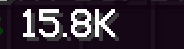
#> input picture samples/15.8K.png, 184 x 49 px; the run also reads 1 picture not shown here
$ python test_ocr.py
#> lines starting #> are read from the running program, lines starting #| are printed output that depends on the picture; after the words box and inside, x2 and y2 are one past the last pixel; in counts of white or black regions, pixels touching at a corner belong together
### mcfont.py
"""
mcfont.py
Reads Minecraft's bitmap font straight off the resource pack's ascii.png
atlas and turns it into a lookup table of exact glyph bitmaps.

Why this exists instead of Tesseract: the game draws text by blitting fixed
glyph bitmaps from this very atlas and scaling them by an integer GUI scale.
So the pixels on screen are the atlas pixels, just bigger. Recognising them
is a dictionary lookup, not a machine-learning problem — which is why the
old OCR path needed seven thresholds, two page-segmentation modes, a
majority vote and a hand-written decimal-recovery pass and still got
"27.1k" wrong as "271k".

The atlas is a 16x16 grid of glyph cells, indexed by codepage-437 byte, so
cell (code // 16, code % 16) holds character `chr(code)`. Vanilla ships a
128x128 atlas (8x8 cells); high-res packs like Font+ ship 256x256 (16x16
cells) or larger. Either works: what matters is the glyph's *shape*, so we
build a table per power-of-two reduction of the cell and let the reader pick
whichever one the on-screen text actually matches.
"""

import os
import sys

import numpy as np
from PIL import Image

# Searched in order, first hit wins. The pack folder comes first so the
# user's own font is preferred over any vanilla atlas lying around.
FONT_SEARCH_PATHS = (
    os.path.join("Font+", "assets", "minecraft", "textures", "font", "ascii.png"),
    os.path.join("assets", "minecraft", "textures", "font", "ascii.png"),
    "ascii.png",
)

# Printable ASCII, not just digits and suffixes: the capture box normally
# covers the whole tooltip, so the item name and seller have to be readable
# too, otherwise they come out as '?' next to the price. Lookalikes ('O' vs
# '0', 'l' vs '1') aren't a risk here the way they are for OCR - their
# bitmaps genuinely differ, so they cannot be confused.
CHARSET = "".join(chr(c) for c in range(0x21, 0x7F))

_GRID = 16


def _rank(ch):
    """Tie-break order for identical glyphs: digits, then letters, then the
    rest."""
    if ch.isdigit():
        return 0
    if ch.isalpha():
        return 1
    return 2


def _base_dirs():
    """Where to look for the pack, nearest first.

    In a PyInstaller build the bundled copy unpacks to a temp folder, but
    the folder holding the .exe is checked first so dropping a different
    resource pack next to the program overrides the built-in one without
    needing a new build.
    """
    dirs = []
    if getattr(sys, "frozen", False):
        dirs.append(os.path.dirname(os.path.abspath(sys.executable)))
        dirs.append(getattr(sys, "_MEIPASS", ""))
    dirs.append(os.path.dirname(os.path.abspath(__file__)))
    return [d for d in dirs if d]


def find_atlas(base_dir=None):
    """Absolute path of the font atlas, or None if no atlas is bundled."""
    bases = [base_dir] if base_dir else _base_dirs()
    for base in bases:
        for rel in FONT_SEARCH_PATHS:
            path = os.path.join(base, rel)
            if os.path.exists(path):
                return path
    return None


def _atlas_mask(path):
    """Boolean array of the atlas: True where a glyph has ink."""
    img = Image.open(path).convert("RGBA")
    arr = np.asarray(img)
    # Glyph pixels are opaque white; the rest of the cell is transparent.
    # Some packs use a black-but-opaque background, so require brightness too.
    return (arr[:, :, 3] > 128) & (arr[:, :, :3].max(axis=2) > 64)


def _tight(bitmap):
    """(trimmed bitmap, rows of blank space above it), or None if blank."""
    rows = np.nonzero(bitmap.any(axis=1))[0]
    cols = np.nonzero(bitmap.any(axis=0))[0]
    if len(rows) == 0 or len(cols) == 0:
        return None
    return bitmap[rows.min():rows.max() + 1, cols.min():cols.max() + 1], int(rows.min())


def reduce_bitmap(bitmap, factor):
    """Downscale a boolean bitmap by an integer factor (majority per block)."""
    if factor == 1:
        return bitmap
    h = (bitmap.shape[0] // factor) * factor
    w = (bitmap.shape[1] // factor) * factor
    if h == 0 or w == 0:
        return None
    block = bitmap[:h, :w].reshape(h // factor, factor, w // factor, factor)
    return block.mean(axis=(1, 3)) > 0.5


def key(bitmap, top):
    """Hashable form of a glyph: its bitmap plus how far below the top of
    the line it sits, e.g. "6@##|##" for a period.

    Height matters because several glyphs are the same shape at different
    heights - a comma is an apostrophe pushed to the baseline, a period is
    the bottom half of a colon. Keying on shape alone makes them collide
    and both get dropped, and losing ',' would break prices like 1,234k.
    """
    shape = "|".join("".join("#" if v else "." for v in row) for row in bitmap)
    return f"{top}@{shape}"


def build_tables(atlas_path, charset=CHARSET):
    """
    {reduction_factor: {glyph_key: character}} for every power-of-two
    reduction of the atlas cell.

    A pack whose cells are 16px (Font+) renders at 8 logical px in game, so
    on screen its glyphs are the cell reduced by 2 and then multiplied by
    the GUI scale. Rather than hard-coding that relationship (which changes
    with pack resolution and Minecraft version), we build every reduction
    and let read time pick the one that matches.
    """
    mask = _atlas_mask(atlas_path)
    cell = mask.shape[0] // _GRID

    tables = {}
    factor = 1
    while factor <= cell // 4:
        table = {}
        for ch in charset:
            code = ord(ch)
            row, col = divmod(code, _GRID)
            glyph = mask[row * cell:(row + 1) * cell, col * cell:(col + 1) * cell]
            small = reduce_bitmap(glyph, factor)
            if small is None:
                continue
            tight = _tight(small)
            if tight is None:
                continue
            # A collision means two characters are drawn with the exact same
            # pixels, so no reader could tell them apart either - resolve it
            # to whichever is likelier in a tooltip (in Font+ this is only
            # 'l' vs '|'). Prices never hinge on such a pair; if one ever
            # did, it would still be a legible digit, not a wrong number.
            k = key(*tight)
            if _rank(ch) < _rank(table.get(k, ch)):
                table[k] = ch
            else:
                table.setdefault(k, ch)
        tables[factor] = table
        factor *= 2
    return tables

### ocr.py
"""
ocr.py
Screenshots the price-tooltip region, reads the number off it, and turns it
into a plain integer so we can do math on it (undercut by a fixed amount or
a percentage).

This no longer uses Tesseract. Minecraft draws text by blitting fixed glyph
bitmaps out of the resource pack's ascii.png and scaling them by an integer
GUI scale, so what's on screen is literally the atlas pixels, enlarged. That
makes reading it an exact dictionary lookup instead of a recognition
problem, and removes every failure mode the OCR path was fighting:

  - "27.1k" read as "271k" (the decimal is a 2x2 blob Tesseract discards as
    noise) - the dot is now just another glyph in the table
  - a lost or misread k/m suffix turning 49.6k into 49.6m (1000x error)
  - 1/7, 5/S, 0/O confusion at 8px
  - the drop shadow fattening strokes and shifting the threshold sweet spot

It's also exact rather than probabilistic, so the seven-threshold sweep, the
two page-segmentation modes, the majority vote, the decimal-recovery pass
and the decimal-drop override are all gone: a glyph either matches the
font's bitmap or it doesn't. Anything unmatched comes back as '?' and the
price is rejected, so the macro skips the cycle instead of selling at a
made-up price.

No external binary to install anymore - just pip install -r requirements.txt.
"""

import os
import re
import tempfile
import time

import numpy as np

import mcfont
import screen

# Pixels at least this bright (in every channel) count as text. Minecraft's
# drop shadow is drawn at 25% brightness, so any cutoff well above that
# separates glyph from shadow cleanly - there is no sweet spot to tune.
WHITE_CUTOFF = 170
# Fallback for coloured price text (green/gold/red), where a channel can be
# dark: accept anything bright in its brightest channel instead.
COLOUR_CUTOFF = 140

_TABLES = None
_ATLAS_PATH = None


def _tables():
    """Glyph tables from the bundled resource pack atlas, built once."""
    global _TABLES, _ATLAS_PATH
    if _TABLES is None:
        _ATLAS_PATH = mcfont.find_atlas()
        if _ATLAS_PATH is None:
            raise FileNotFoundError(
                "No font atlas found. Keep the resource pack's "
                "Font+/assets/minecraft/textures/font/ascii.png next to the "
                "macro (or drop a plain ascii.png in this folder)."
            )
        _TABLES = mcfont.build_tables(_ATLAS_PATH)
        print(f"[FONT] loaded glyph atlas {_ATLAS_PATH} "
              f"(reductions: {sorted(_TABLES)})")
    return _TABLES


# [4 lines left out: function screenshot_region, not called in this run]


# --- Reading -----------------------------------------------------------


def _masks(image):
    """The candidate text masks, best-guess first."""
    arr = np.asarray(image.convert("RGB")).astype(np.int16)
    yield "white", arr.min(axis=2) >= WHITE_CUTOFF
    yield "colour", arr.max(axis=2) >= COLOUR_CUTOFF


def _detect_scale(mask):
    """The GUI scale, inferred from the narrowest horizontal run of ink.

    Every stroke in the font is a whole number of texture pixels wide, so
    once blown up by the (always integer) GUI scale, the narrowest run on
    screen is a multiple of that scale. Taking the minimum recovers it -
    and if the narrowest stroke happens to be 2 texture px, we overshoot by
    2x, which is why _read_mask also tries the halves.
    """
    runs = []
    for row in mask:
        idx = np.flatnonzero(np.diff(np.concatenate(([0], row.view(np.int8), [0]))))
        runs.extend((idx[1::2] - idx[::2]).tolist())
    return max(1, min(runs)) if runs else 1


def _split_lines(mask, min_blank_rows=1):
    """Split a region into text lines on fully blank rows."""
    rows = mask.any(axis=1)
    lines, start, blanks = [], None, 0
    for y, filled in enumerate(rows):
        if filled:
            if start is None:
                start = y
            blanks = 0
        elif start is not None:
            blanks += 1
            if blanks >= min_blank_rows:
                lines.append(mask[start:y - blanks + 1])
                start = None
    if start is not None:
        lines.append(mask[start:])
    return [line for line in lines if line.any()]


def _split_glyphs(line):
    """(bitmap, gap_before, top) per glyph, each tight-cropped in both axes.
    `top` is the glyph's distance below the top of the line, which is what
    tells a comma from an apostrophe."""
    cols = line.any(axis=0)
    glyphs, x, gap, width = [], 0, 0, line.shape[1]
    while x < width:
        if not cols[x]:
            gap += 1
            x += 1
            continue
        start = x
        while x < width and cols[x]:
            x += 1
        cell = line[:, start:x]
        rows = np.flatnonzero(cell.any(axis=1))
        glyphs.append((cell[rows.min():rows.max() + 1], gap, int(rows.min())))
        gap = 0
    return glyphs


def _decode_line(line, table):
    """Read one line of a mask already reduced to atlas resolution.

    Glyph height is measured from the top of the line, which matches the
    top of the glyph cell as long as something on the line reaches full
    height - true of any line with a digit or a capital, so always true of
    a price. For the odd line that doesn't (all lowercase, say), the whole
    line reads one or two rows too high, so we try the small shifts and
    keep whichever reads the most glyphs.
    """
    glyphs = _split_glyphs(line)
    if not glyphs:
        return "", 0
    # A space is much wider than the 1px advance between glyphs.
    height = max(g.shape[0] for g, _, _ in glyphs)
    space_gap = max(3, round(height * 0.6))

    best = ("", -1)
    for shift in range(0, 3):
        out, matched = [], 0
        for bitmap, gap, top in glyphs:
            if out and gap >= space_gap:
                out.append(" ")
            char = table.get(mcfont.key(bitmap, top + shift))
            if char is None:
                out.append("?")
            else:
                out.append(char)
                matched += 1
        if matched > best[1]:
            best = ("".join(out), matched)
    return best


def _read_mask(mask):
    """Best (text, matched_glyph_count) over every plausible scale/table."""
    if not mask.any():
        return "", 0

    detected = _detect_scale(mask)
    scales = []
    scale = detected
    while scale >= 1:
        scales.append(scale)
        if scale % 2:
            break
        scale //= 2

    # Reduction blocks have to line up with the glyph grid, and the text's
    # own origin is the only reference point we have for where that grid
    # starts - so crop to the first ink pixel before reducing.
    ys, xs = np.nonzero(mask)
    aligned = mask[ys.min():, xs.min():]

    best = ("", 0)
    for scale in scales:
        reduced = mcfont.reduce_bitmap(aligned, scale)
        if reduced is None or not reduced.any():
            continue
        for table in _tables().values():
            texts, matched = [], 0
            for line in _split_lines(reduced):
                text, hits = _decode_line(line, table)
                texts.append(text)
                matched += hits
            if matched > best[1]:
                best = ("\n".join(texts), matched)
    return best


def read_region_text(image):
    """All text in a captured region, one line per line on screen.
    Unrecognised glyphs come through as '?'."""
    best = ("", 0)
    for _name, mask in _masks(image):
        result = _read_mask(mask)
        if result[1] > best[1]:
            best = result
    return best[0]


def read_text(region):
    """Grabs the region and reads it. Kept for debugging/manual use."""
    return read_region_text(screenshot_region(region))


# --- Parsing -----------------------------------------------------------

_SUFFIX = {"k": 1_000, "m": 1_000_000, "b": 1_000_000_000}
# Prices are always shorthand with a k/m suffix on this server, e.g.
# '$59.1k'. '?' can never appear inside a match, so a partially unreadable
# line can't produce a price.
_PRICE_RE = re.compile(r"(?<![\d.])(\d{1,3}(?:,\d{3})*(?:\.\d+)?|\d+(?:\.\d+)?)\s*([kmb])\b")

MAX_SANE_PRICE = 100_000_000


def _line_prices(line):
    """Every price on one line, as ints. A price touching an unreadable
    glyph is dropped: '2?.1k' could be any of ten values, and matching just
    the readable part would report 1k."""
    line = line.lower()
    prices = []
    for match in _PRICE_RE.finditer(line):
        before = line[match.start() - 1] if match.start() else ""
        after = line[match.end()] if match.end() < len(line) else ""
        if "?" in (before, after):
            print(f"[READ] dropping {match.group(0)!r} - unreadable glyph next to it")
            continue
        number, suffix = match.groups()
        try:
            value = float(number.replace(",", "")) * _SUFFIX[suffix]
        except ValueError:
            continue
        if 0 < value <= MAX_SANE_PRICE:
            prices.append(int(value))
    return prices


def parse_price(text):
    """
    Turns read text like '32.5k', '$1.2m', '70k' into a plain int.
    Returns None if nothing usable was found - the macro then skips the
    cycle rather than selling at a made-up price.
    """
    prices = []
    for line in text.splitlines():
        prices.extend(_line_prices(line))
    if not prices:
        return None
    # Several prices in one tooltip means the region covers more than the
    # price line; the listing we care about is the cheapest.
    return min(prices)


# Balances are written in full ('$12,345,678'), not shorthand, so they need
# their own pattern - parse_price deliberately refuses a bare number, since
# a price missing its k would be a 1000x mistake.
_MONEY_RE = re.compile(r"(?<![\d.])\$?\s*(\d{1,3}(?:,\d{3})+|\d+(?:\.\d+)?)\s*([kmb])?")

MAX_SANE_MONEY = 1_000_000_000_000


# [44 lines left out: functions parse_money, get_money, format_price, not called in this run]


# --- Debug snapshots ---------------------------------------------------
# Every get_lowest_price() call saves the exact region it captured into this
# folder, named with the outcome, so you can scroll through and see at a
# glance whether a read looks right - and, when it's wrong or empty, whether
# the region is even pointed at the price.

_DEBUG_MAX_FILES = 200


# [44 lines left out: functions _debug_dir, _save_debug_snapshot, get_lowest_price, not called in this run]

### test_ocr.py
"""
test_ocr.py
Checks the reader without needing the game running.

  python test_ocr.py

1. Renders price strings exactly the way Minecraft does - glyphs blitted
   from the resource pack atlas, 1px drop shadow, nearest-neighbour scaled
   by the GUI scale - and reads them back at every GUI scale 1-4.
2. Reads the real in-game capture in samples/, if present.

Rendering from the same atlas the reader matches against is deliberate:
that IS what the game does, so a mismatch here means the reader's scale
detection, line splitting or glyph segmentation is wrong, which is what
these tests are for.
"""

import os
import sys

import numpy as np
from PIL import Image

import mcfont
import ocr

CELL_GRID = 16
LOGICAL_CELL = 8  # Minecraft draws every glyph cell 8 logical px wide
BG = (22, 7, 22)
FG = (252, 252, 252)
SHADOW = (63, 63, 63)


def _atlas():
    path = mcfont.find_atlas()
    if path is None:
        sys.exit("No ascii.png atlas found next to the macro.")
    img = Image.open(path).convert("RGBA")
    arr = np.asarray(img)
    mask = (arr[:, :, 3] > 128) & (arr[:, :, :3].max(axis=2) > 64)
    return mask, mask.shape[0] // CELL_GRID


def _glyph(mask, cell, ch):
    """Glyph cell reduced to Minecraft's 8x8 logical grid, trimmed to its
    used width the way the game trims trailing blank columns."""
    code = ord(ch)
    row, col = divmod(code, CELL_GRID)
    glyph = mask[row * cell:(row + 1) * cell, col * cell:(col + 1) * cell]
    reduced = mcfont.reduce_bitmap(glyph, max(1, cell // LOGICAL_CELL))
    used = np.flatnonzero(reduced.any(axis=0))
    width = int(used.max()) + 1 if len(used) else 2
    return reduced[:, :width]


def render(text, scale):
    """Draw `text` like the game: 1x logical bitmap + drop shadow, then
    nearest-neighbour upscale by the GUI scale. '\n' starts a new line at
    Minecraft's 9px line spacing."""
    mask, cell = _atlas()
    lines = [[_glyph(mask, cell, ch) for ch in line] for line in text.split("\n")]
    width = max(sum(g.shape[1] + 1 for g in line) for line in lines) + 2
    height = LOGICAL_CELL + 3 + 9 * (len(lines) - 1)

    canvas = np.zeros((height, width), dtype=bool)
    for row, line in enumerate(lines):
        x, y = 1, 1 + row * 9
        for g in line:
            canvas[y:y + g.shape[0], x:x + g.shape[1]] |= g
            x += g.shape[1] + 1

    img = np.zeros((height, width, 3), dtype=np.uint8)
    img[:, :] = BG
    shadow = np.zeros_like(canvas)
    shadow[1:, 1:] = canvas[:-1, :-1]
    img[shadow & ~canvas] = SHADOW
    img[canvas] = FG

    out = Image.fromarray(img)
    return out.resize((width * scale, height * scale), Image.NEAREST)


CASES = [
    ("70k", 70_000),
    ("32.5k", 32_500),
    ("27.1k", 27_100),          # the read the old OCR turned into 271000
    ("59.1k", 59_100),
    ("1.2m", 1_200_000),
    ("49.6m", 49_600_000),      # the lost-suffix guess used to call this 49.6k
    ("$1.05m", 1_050_000),
    ("1,234k", 1_234_000),
    ("999k", 999_000),
    # The capture box usually covers the whole tooltip, not just the price
    # line, and can catch several listings at once - take the cheapest.
    ("Netherite Sword\nPrice: 27.1k\nSeller: Notch", 27_100),
    ("84.2k\n79.9k\n112k", 79_900),
]


PARSE_CASES = [
    ("27.1k", 27_100),
    ("$1.2m", 1_200_000),
    ("Price: 84.2k", 84_200),
    # An unreadable digit must not become a price: matching only the tail
    # of '2?.1k' would report 1k and sell the item for nothing.
    ("2?.1k", None),
    ("27.1?", None),
    ("Flight Duration: 3", None),   # a bare number is not a price
    ("", None),
]


def main():
    failures = 0

    for text, expected in PARSE_CASES:
        got = ocr.parse_price(text)
        ok = got == expected
        failures += not ok
        print(f"parse {text!r:<22} -> {got} {'ok' if ok else f'FAIL (want {expected})'}")
    print()

    for scale in (1, 2, 3, 4):
        for text, expected in CASES:
            img = render(text, scale)
#> in _atlas, `mask = (arr[:, :, 3] > 128) & (arr[:, :, :3].max(axis=2) > 64)`:
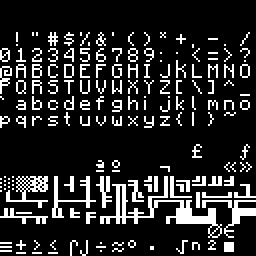
#> mask: shape (128, 128) bool (shown 2 times larger); 15.5% white in thin lines or dots, all inside (x1, y1, x2, y2) = (0, 16, 128, 128)
#> in render, `mask, cell = _atlas()`: cell = 8
#> in _glyph, `used = np.flatnonzero(reduced.any(axis=0))`: used = [0, 1, 2, 3, 4]
#> in _glyph, `width = int(used.max()) + 1 if len(used) else 2`: width = 5
#> in render, `lines = [[_glyph(mask, cell, ch) for ch in line] for line in text.spli..`: lines = 1 item
#> in render, `width = max(sum(g.shape[1] + 1 for g in line) for line in lines) + 2`: width = 19
#> in render, `height = LOGICAL_CELL + 3 + 9 * (len(lines) - 1)`: height = 11
#> the loop in render, `for row, line in enumerate(lines):` made 1 pass
#> (row, y) on pass 1: (0, 1)
            got_text = ocr.read_region_text(img)
#> the loop in read_region_text, `for _name, mask in _masks(image):` made 2 passes
#> (_name, detected in _read_mask) on pass 1: ('white', 1)
#> (_name, detected in _read_mask) on pass 2: ('colour', 1)
#| [FONT] loaded glyph atlas Font+/assets/minecraft/textures/font/ascii.png (reductions: [1, 2])
#> got_text = '70k'
            got = ocr.parse_price(got_text)
#> got = 70000
            ok = got == expected
#> ok = True
            failures += not ok
#> failures = 0
            print(f"scale={scale} {text:<8} -> {got_text!r:<12} "
                  f"{got} {'ok' if ok else f'FAIL (want {expected})'}")
#| scale=1 70k      -> '70k'        70000 ok

    sample = os.path.join(os.path.dirname(os.path.abspath(__file__)), "samples", "15.8K.png")
    if os.path.exists(sample):
        img = Image.open(sample)
#> img is the input picture: PIL image 184x49 RGBA; mean R, G, B, A 53.8, 42.3, 53.8, 255
        got_text = ocr.read_region_text(img)
#> got_text = '?5.8?'
        got = ocr.parse_price(got_text)
        ok = got == 15_800
#> ok = False
        failures += not ok
        print(f"\nreal capture  -> {got_text!r} {got} {'ok' if ok else 'FAIL (want 15800)'}")
#| real capture  -> '?5.8?' None FAIL (want 15800)

    print("\nFAILURES:", failures)
#> (the run stopped early here; a loop or call above may not have finished)
